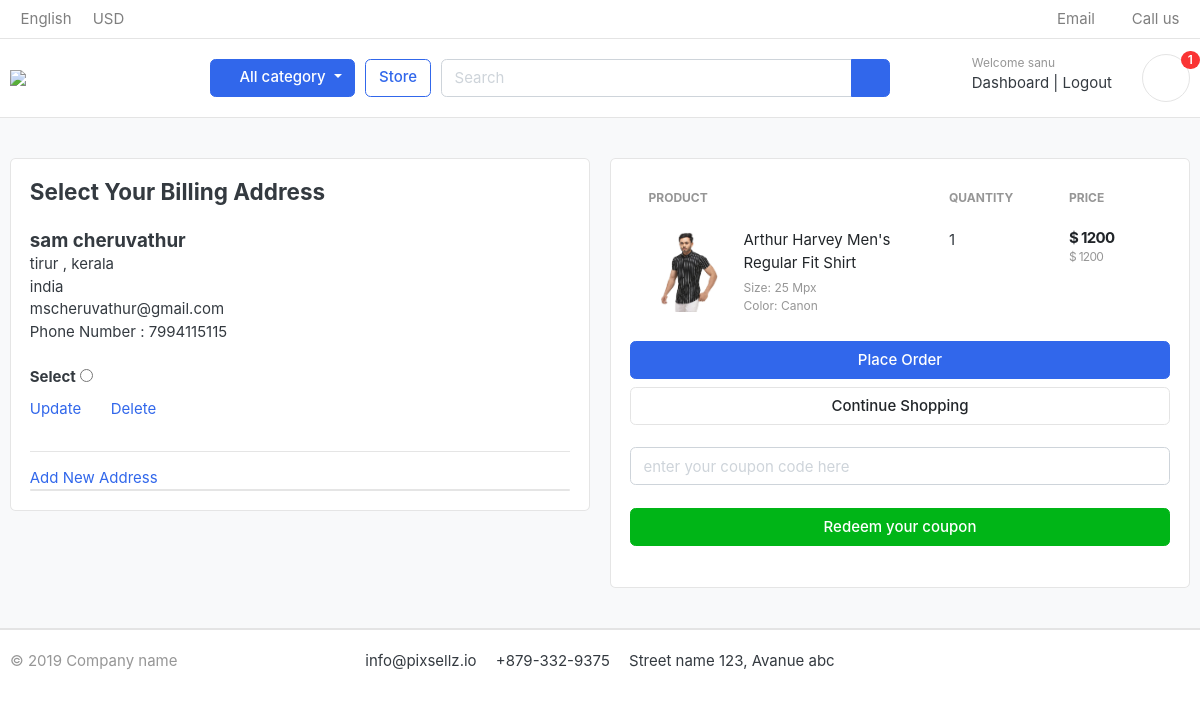
Page /cart/checkout/ (signed in) on the earlier database version.
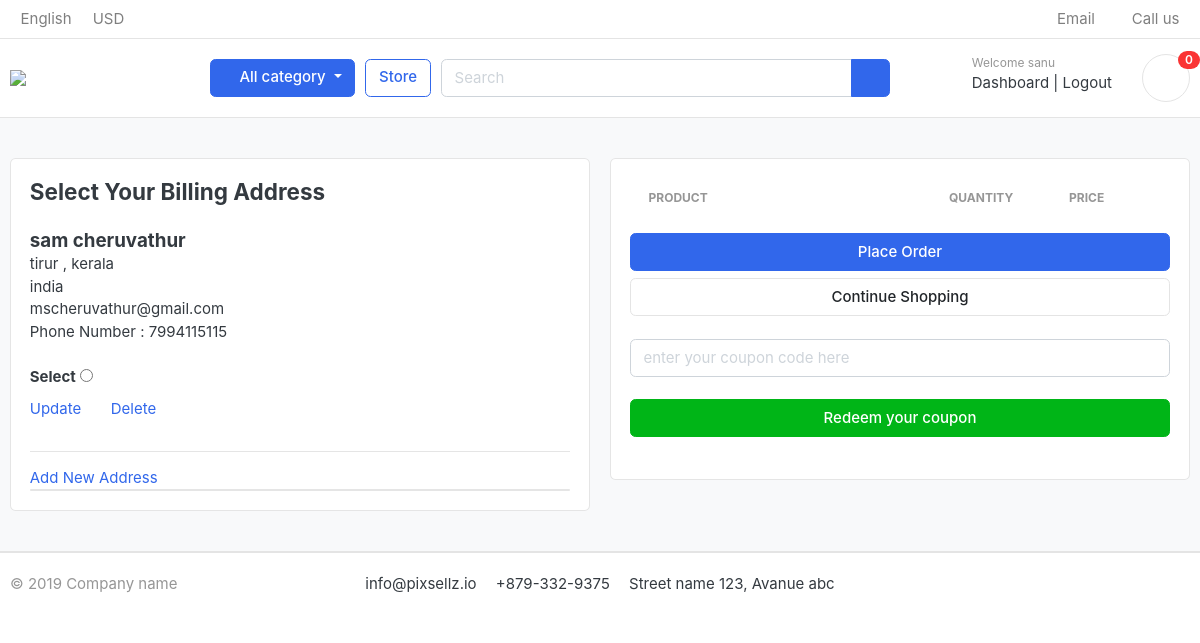
Same page on the later database version.
### orders/models.py (models this page shows, shortened)
class UserAddress(models.Model):
    user = models.ForeignKey(Account,on_delete=models.CASCADE, null=True)
    first_name = models.CharField(max_length=50)
    last_name = models.CharField(max_length=50)
    phone = models.CharField(max_length=15)
    email =  models.EmailField(max_length=50)
    address_line_1 = models.CharField(max_length=50)
    address_line_2 = models.CharField(max_length=50)
    country = models.CharField(max_length=50)
    state = models.CharField(max_length=50)
    city = models.CharField(max_length=50)
    order_note = models.CharField(max_length=100, blank=True)
    created_at = models.DateField(auto_now_add=True)
    def full_name(self):
        return f'{self.first_name} {self.last_name}'

### cart/models.py (models this page shows, shortened)
class CartItem(models.Model):
    user = models.ForeignKey(Account, on_delete=models.CASCADE, null=True)
    product = models.ForeignKey(Product,on_delete=models.CASCADE,null=True)
    variations = models.ManyToManyField(Variation, blank=True)
    cart = models.ForeignKey(Cart, on_delete=models.CASCADE, null= True)
    quantity = models.IntegerField()
    is_active = models.BooleanField(default = True)
    def sub_total(self):
        return self.product.price * self.quantity

### store/models.py (models this page shows, shortened)
class Product(models.Model):
    product_name = models.CharField(max_length=200, unique=True)
    slug = models.SlugField(max_length=200,unique=True)
    description = models.TextField(max_length=500,blank=True)
    price = models.IntegerField()
    off_price = models.IntegerField(null=True)
    off_percentage = IntegerField(null=True)
    images_1 = models.ImageField(upload_to='photos/products')
    images_2 = models.ImageField(upload_to='photos/products')
    images_3 = models.ImageField(upload_to='photos/products')
    images_4 = models.ImageField(upload_to='photos/products')
    stock = models.IntegerField()
    is_available = models.BooleanField(default=True)
    category = models.ForeignKey(Category,on_delete=models.CASCADE)
    created_date = models.DateField(auto_now_add=True)
    modified_date = models.DateField(auto_now = True)
    def get_url(self):
        return reverse('product_detail', args = [self.category.slug, self.slug])

### cart/views.py (the view)
# urls.py: path('checkout/',views.checkout,name="checkout"),
@login_required(login_url='login')
def checkout(request, total = 0, quantity = 0, cart_items = None, user_address = None):
    try:
        tax = 0
        grand_total = 0
        if request.user.is_authenticated:
            cart_items = CartItem.objects.filter(user=request.user,is_active =True)
            user_address = UserAddress.objects.filter(user = request.user)
        else:
            cart = Cart.objects.get(cart_id = _cart_id(request))
            cart_items = CartItem.objects.filter(cart=cart,is_active =True)
        for cart_item in cart_items:
            if cart_item.product.off_price is not None:
                total += ((cart_item.product.price - cart_item.product.off_price) * cart_item.quantity)
                quantity += cart_item.quantity
            else:
                total += (cart_item.product.price * cart_item.quantity)
                quantity += cart_item.quantity
        tax = (5 * total)/100
        grand_total = total + tax
    except ObjectDoesNotExist:
        pass
    context = {
        'user_address' : user_address,
        'total' : total,
        'quantity' : quantity,
        'cart_items' : cart_items,
        'tax' : tax,
        'grand_total' : grand_total,
    }
    return render(request,'store/checkout.html',context)

### cart/context_processors.py (called while the page is built)
def counter(request):
    cart_count = 0
    if 'admin' in request.path:
        return {}
    else:
        try:
            cart = Cart.objects.filter(cart_id=_cart_id(request))
            if  request.user.is_authenticated:
                cart_items = CartItem.objects.all().filter(user=request.user)
            else:
                cart_items = CartItem.objects.all().filter(cart=cart[:1])
            for cart_item in cart_items:
                cart_count += cart_item.quantity
        except Cart.DoesNotExist:
            cart_item = 0
        return dict(cart_count = cart_count)

### cart/views.py (called while the page is built)
def _cart_id(request):
    cart = request.session.session_key
    if not cart:
        cart = request.session.create()
    return cart

### category/context_processors.py (called while the page is built)
def menu_links(request):
    links = Category.objects.all()
    return dict(links=links)

### category/models.py (called while the page is built)
    def get_url(self):
        return reverse('products_by_category', args=[self.slug])

### templates/store/checkout.html (shortened to what this page needs)
{% extends 'base.html' %}
{% load static %}
{% block content %}
<section class="section-content padding-y bg">
<div class="container">
<div class="row">
	<aside class="col-lg-6">
<div class="card">
    <div class="card-body">
        <h4 class="card-title mb-4">Select Your Billing Address</h4>
        <form action="{% url 'place_order' %}" method="POST">
{% for user_address in user_address %}
        <h5 class="card-text mb-0">{{ user_address.full_name }}</h5>
        <p class="card-text mb-0">{{ user_address.city }} , {{ user_address.state }}</p>
        <p class="card-text mb-0">{{ user_address.country }}</p>
        <p class="card-text mb-0">{{ user_address.email }}</p>
        <p class="card-text mb-0">Phone Number : {{ user_address.phone }}</p>
		<br>
		<label><h6>Select</h6></label>
        <input type="radio" name="address_id" value="{{ user_address.id }}">
		<div style="display:flex;">
			<a href="{% url 'update_address' user_address.id %}">Update</a>
			<p>&nbsp;  &nbsp; &nbsp; &nbsp;</p>
			<a href="{% url 'delete_address' user_address.id %}">Delete</a>
		</div>
        <hr>
{% endfor %}
        <a href="{% url 'add_address' %}">Add New Address</a><div class="card">
    </div>
</div>
	</aside>
	<aside class="col-lg-6">
		<div class="card">
		<div class="card-body">
        <table class="table table-borderless table-shopping-cart">
<thead class="text-muted">
<tr class="small text-uppercase">
  <th scope="col">Product</th>
  <th scope="col" width="120">Quantity</th>
  <th scope="col" width="120">Price</th>
</tr>
</thead>
<tbody>
{% for cart_item in cart_items %}
<tr>
	<td>
		<figure class="itemside align-items-center">
			<div class="aside"><img src="{{ cart_item.product.images_1.url }}" class="img-sm"></div>
			<figcaption class="info">
				<a href="{{ cart_item.product.get_url }}" class="title text-dark">{{ cart_item.product.product_name }}</a>
				<p class="text-muted small">Size: 25 Mpx <br> Color: Canon</p>
			</figcaption>
		</figure>
	</td>
	<td>
		<label>{{cart_item.quantity}}</label>
	</td>
	<td>
		<div class="price-wrap">
		{% if cart_item.product.off_price is not None %}
			<var class="price">$ {{cart_item.sub_offer}}</var>
		{% else %}
			<var class="price">$ {{cart_item.sub_total}}</var>
		{% endif %}
			<small class="text-muted"> $ {{ cart_item.product.price }}</small>
		</div>
	</td>
</tr>
{% endfor %}
</tbody>
</table>
            <button type="submit" name="submit" class="btn btn-primary btn-block">Place Order</button>
			<a href="{% url 'store' %}" class="btn btn-light btn-block">Continue Shopping</a>
			<br>
			<form action="{% url 'coupon_redeem' %}" method="POST">
			<input type="text" name="coupon_code" class="form-control" placeholder="enter your coupon code here" required>
			<br>
			<button type="submit" name="submit" class="btn btn-success btn-block">Redeem your coupon</button>
			<br>
			</form>
		</div>
		</div>
</aside>
</div>
</div>
</section>
{% endblock %}

### templates/includes/navbar.html (shortened to what this page needs)
{% load static %}
<header class="section-header">
<nav class="navbar p-md-0 navbar-expand-sm navbar-light border-bottom">
<div class="container">
  <div class="collapse navbar-collapse" id="navbarTop4">
    <ul class="navbar-nav mr-auto">
    	<li class="nav-item dropdown">
		 	<a href="#" class="nav-link">   English </a>
		</li>
		<li class="nav-item dropdown">
			<a href="#" class="nav-link"> USD </a>
		</li>
    </ul>
    <ul class="navbar-nav">
		<li><a href="#" class="nav-link"> <i class="fa fa-envelope"></i> Email </a></li>
		<li><a href="#" class="nav-link"> <i class="fa fa-phone"></i> Call us </a></li>
	</ul>
  </div>
</div>
</nav>
<section class="header-main border-bottom">
	<div class="container">
<div class="row align-items-center">
	<div class="col-lg-2 col-md-3 col-6">
		<a href="{% url 'home' %}" class="brand-wrap">
			<img class="logo" src="{% static 'images/logo.png' %}">
		</a>
	</div>
	<div class="col-lg col-sm col-md col-6 flex-grow-0">
		<div class="category-wrap dropdown d-inline-block float-right">
			<button type="button" class="btn btn-primary dropdown-toggle" data-toggle="dropdown">
				<i class="fa fa-bars"></i> All category
			</button>
		</div>
	</div>
	<a href="{% url 'store' %}" class="btn btn-outline-primary">Store</a>
	<div class="col-lg  col-md-6 col-sm-12 col">
		<form action="{% url 'search' %}" class="search" method="GET">
			<div class="input-group w-100">
			    <input type="text" class="form-control" style="width:60%;" placeholder="Search" name="keyword">
			    <div class="input-group-append">
			      <button class="btn btn-primary" type="submit">
			        <i class="fa fa-search"></i>
			      </button>
			    </div>
		    </div>
		</form>
	</div>
	<div class="col-lg-3 col-sm-6 col-8 order-2 order-lg-3">
				<div class="d-flex justify-content-end mb-3 mb-lg-0">
				{% if user.id is not None %}
					<div class="widget-header">
						<small class="title text-muted">Welcome {{ user.first_name }}</small>
						<div>
							<a href="{% url 'dashboard' %}">Dashboard</a> <span class="dark-transp"> | </span>
							<a href="{% url 'logout' %}">Logout</a>
						</div>
					</div>
				{% endif %}
					<a href="{% url 'cart' %}" class="widget-header pl-3 ml-3">
						<div class="icon icon-sm rounded-circle border"><i class="fa fa-shopping-cart"></i></div>
						<span class="badge badge-pill badge-danger notify">{{ cart_count }}</span>
					</a>
				</div>
			</div>
</div>
	</div>
</section>
</header>

Differences in the rows shown:
removed CartItem: product.images_1 (picture), product.product_name "Arthur Harvey Men's Regular Fit Shirt", quantity "1", sub_total "1200", product.price "1200"
Other differences:
{{ cart_count }}: "1" → "0"
